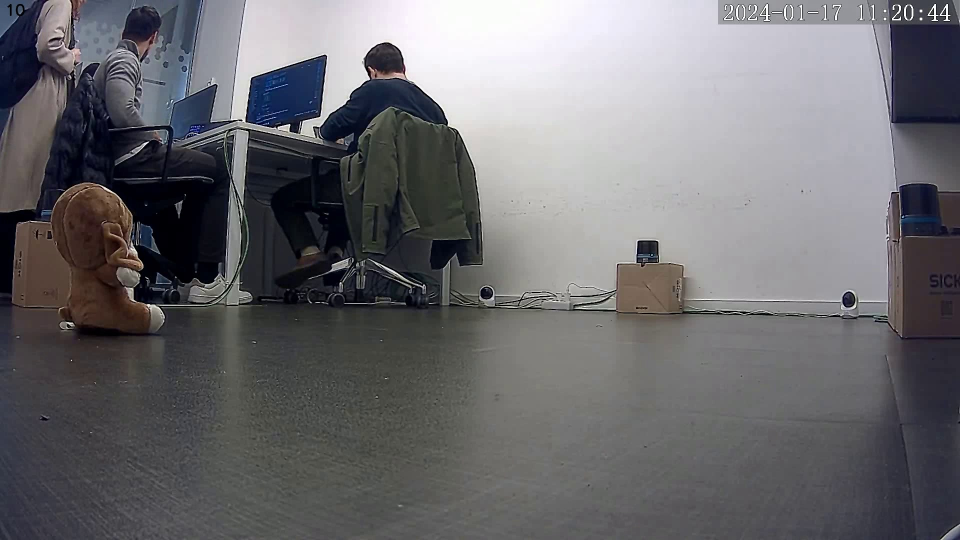
#> input picture point_cloud/Image_mapping/cam_3_extrinsic.jpg, 1920 x 1080 px (shown at 1/2 size)
$ python Get_pixel_points.py
#> lines starting #> are read from the running program, lines starting #| are printed output that depends on the picture
import cv2

variable=1.5
def mouse_click(event, x, y, flags, param):
    if event == cv2.EVENT_LBUTTONDOWN:
        pixel_value = img[y, x]
        print(f"Clicked at coordinates (x={variable*x}, y={variable*y}). Pixel value: {pixel_value}")

# Load the image
img = cv2.imread("cam_3_extrinsic.jpg")
#> img is the input picture: shape (1080, 1920, 3); mean B, G, R 110.1, 106.7, 107.5

# Check if the image is loaded successfully
if img is None:
    print("Error: Could not load the image.")
else:
    # Get the screen resolution
    screen_resolution = (int(1920/variable),int(1080/variable))  # Replace with your actual screen resolution
    print(screen_resolution)
    # Resize the image to fit within the screen resolution
    max_width, max_height = screen_resolution
    if img.shape[1] > max_width or img.shape[0] > max_height:
        img = cv2.resize(img, (max_width, max_height))
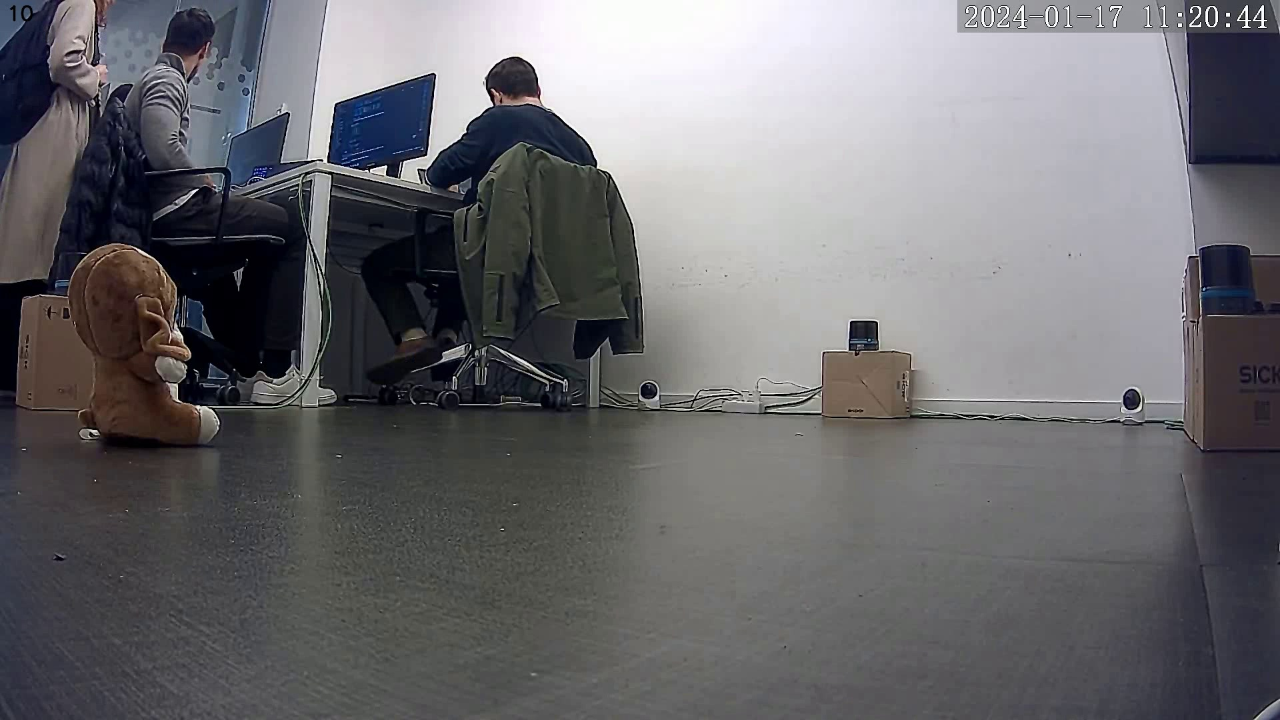
#> img: shape (720, 1280, 3); mean B, G, R 110.1, 106.7, 107.4

    cv2.imshow("Image Viewer", img)

    # Set the mouse callback function
    cv2.setMouseCallback("Image Viewer", mouse_click)

    # Wait for a key press and close the window when a key is pressed
    cv2.waitKey(0)
    cv2.destroyAllWindows()

$ run again, with point_cloud/Image_mapping/cam_1_extrinsic.jpg copied over point_cloud/Image_mapping/cam_3_extrinsic.jpg
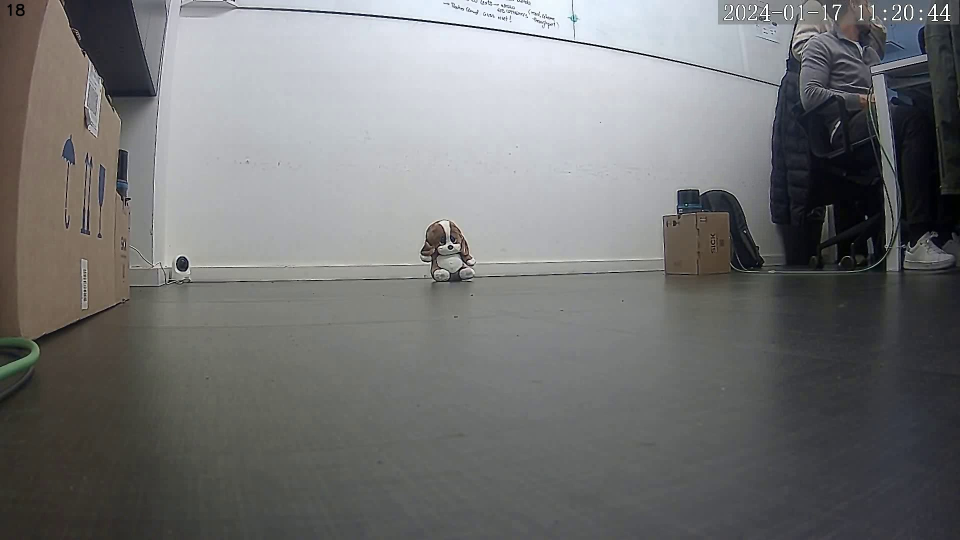
#> input picture point_cloud/Image_mapping/cam_1_extrinsic.jpg, 1920 x 1080 px (shown at 1/2 size)
#> img is the input picture: shape (1080, 1920, 3); mean B, G, R 116.8, 116.7, 116.1
#> `img = cv2.resize(img, (max_width, max_height))`:
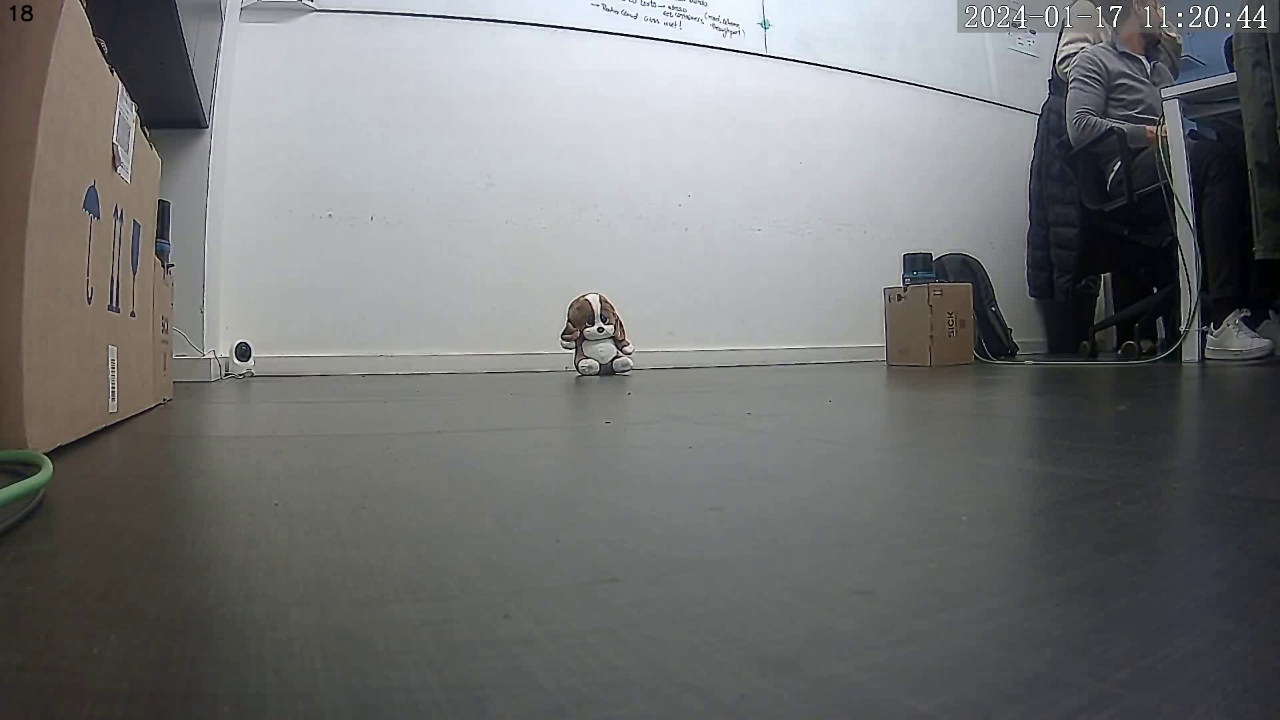
#> img: shape (720, 1280, 3); mean B, G, R 116.8, 116.7, 116.1

$ run again, with point_cloud/Image_mapping/cam_2_extrinsic.jpg copied over point_cloud/Image_mapping/cam_3_extrinsic.jpg
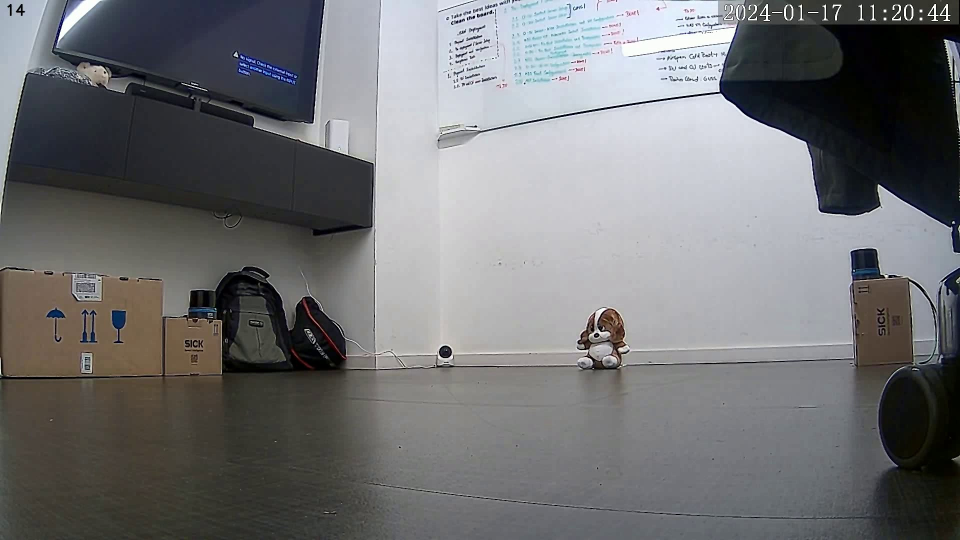
#> input picture point_cloud/Image_mapping/cam_2_extrinsic.jpg, 1920 x 1080 px (shown at 1/2 size)
#> img is the input picture: shape (1080, 1920, 3); mean B, G, R 115.7, 114, 113.4
#> `img = cv2.resize(img, (max_width, max_height))`:
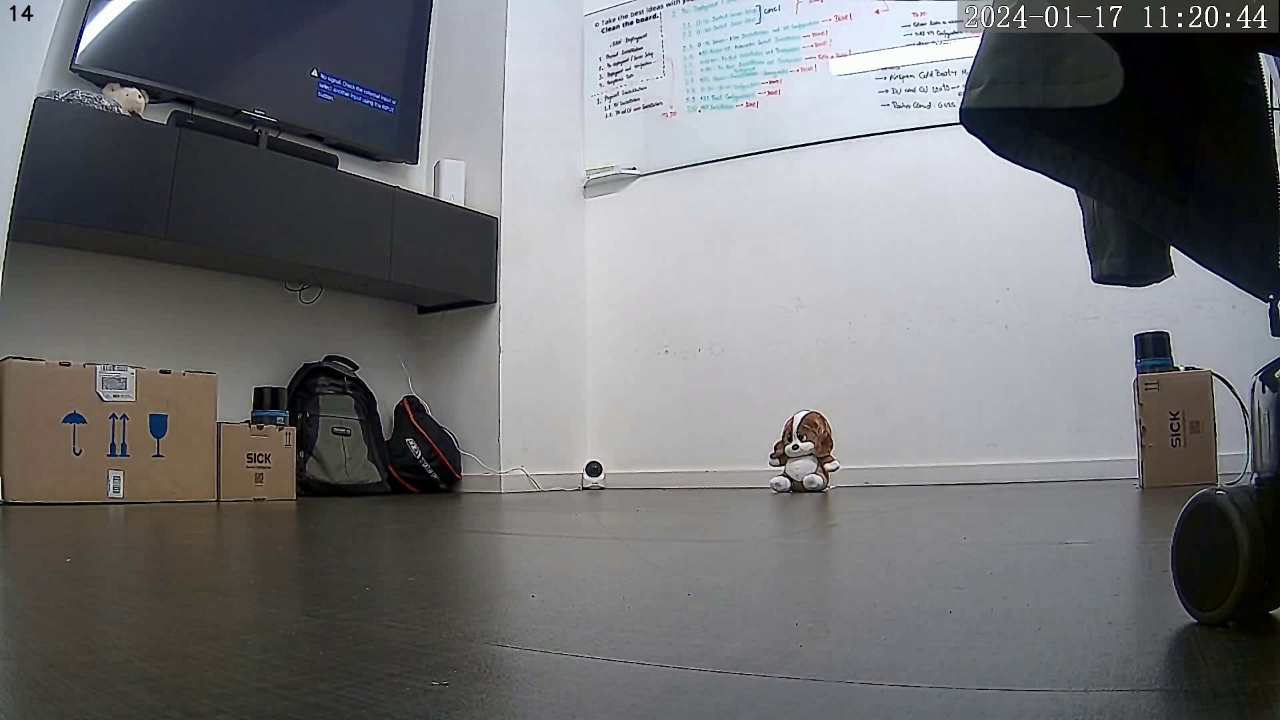
#> img: shape (720, 1280, 3); mean B, G, R 115.7, 114, 113.4

$ run again, with point_cloud/Image_mapping/TEST_IMAGE.jpeg copied over point_cloud/Image_mapping/cam_3_extrinsic.jpg
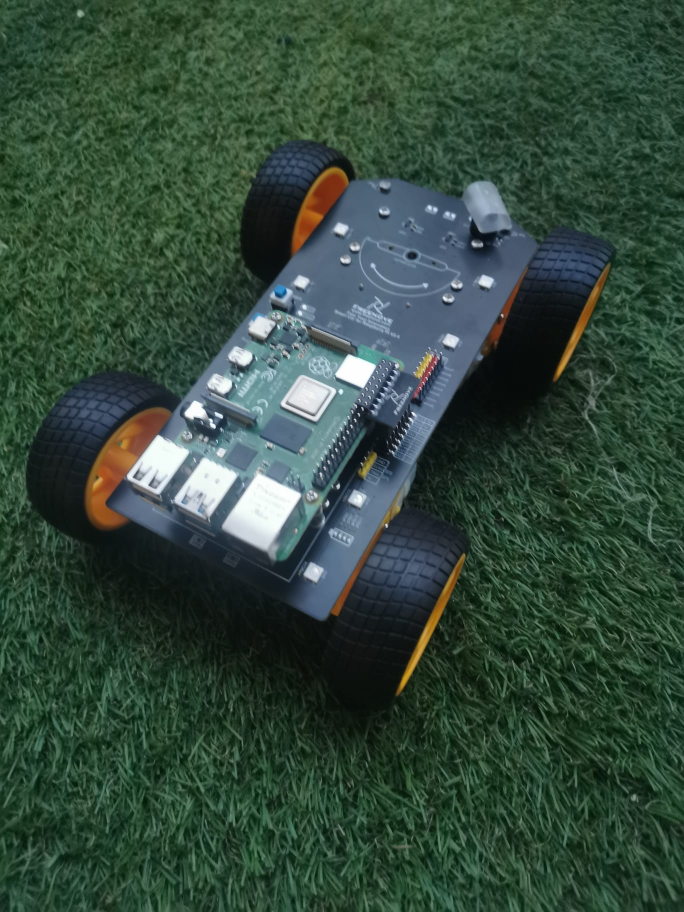
#> input picture point_cloud/Image_mapping/TEST_IMAGE.jpeg, 1368 x 1824 px (shown at 1/2 size)
#> img is the input picture: shape (1824, 1368, 3); mean B, G, R 59.7, 73.5, 50.8
#> `img = cv2.resize(img, (max_width, max_height))`:
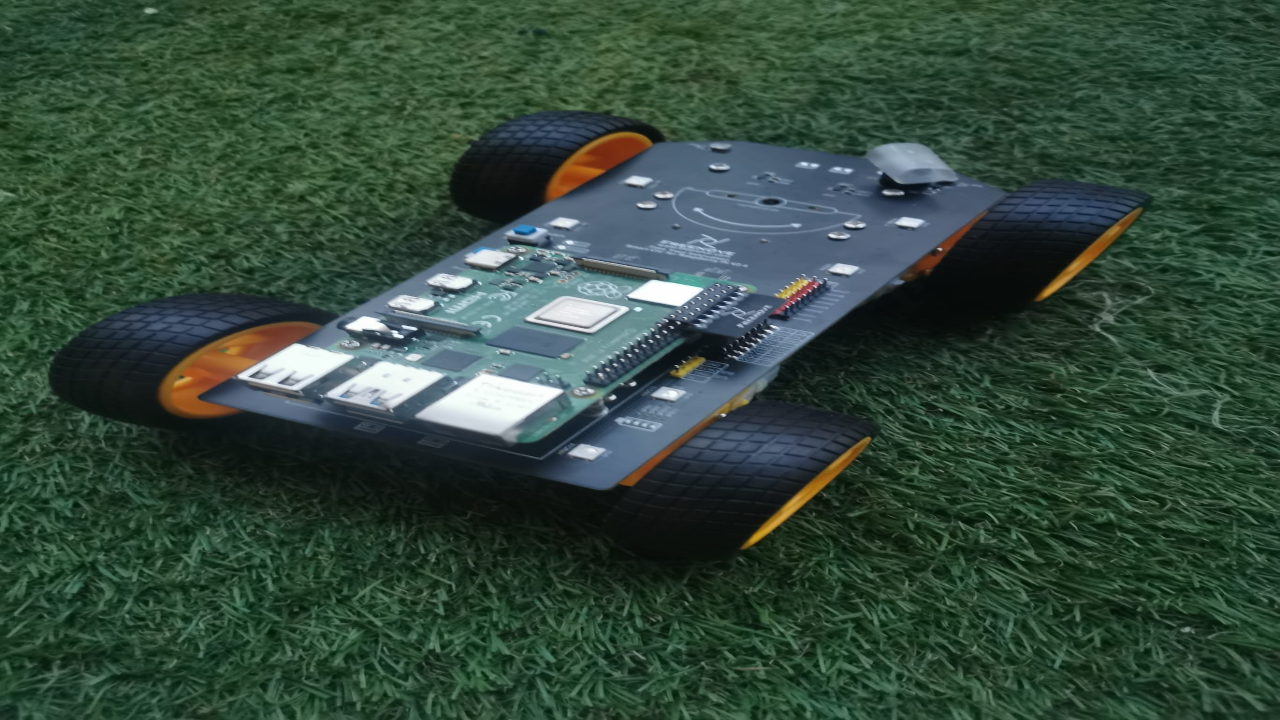
#> img: shape (720, 1280, 3); mean B, G, R 59.6, 73.4, 50.7
